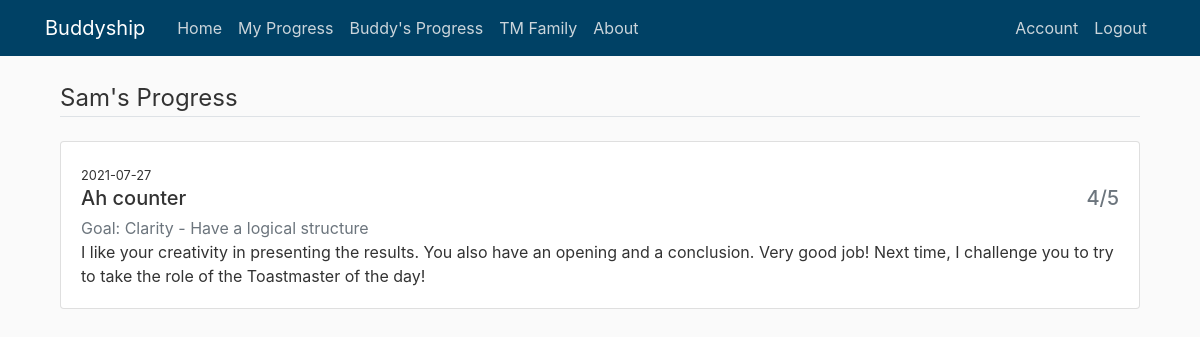
Screenshot of /buddy_progress (signed in) with the database file from the repository.
### buddyship/models.py (models this page shows)
class Buddy(db.Model):
    id = db.Column(db.Integer, primary_key=True)
    buddy_name = db.Column(db.String(100), nullable=False)
    buddy_count = db.Column(db.Integer, default=1)
    start_date = db.Column(db.DateTime, default=func.now())
    end_date = db.Column(db.DateTime)
    user_id = db.Column(db.Integer, db.ForeignKey('user.id'), nullable=False)
    buddy_progresses = db.relationship(
        'Progress', backref='receiver', lazy=True)

class Progress(db.Model):
    id = db.Column(db.Integer, primary_key=True)
    buddy_role = db.Column(db.String(150))
    buddy_score = db.Column(db.String(150))
    buddy_comment = db.Column(db.String(1500))
    date = db.Column(db.DateTime, default=func.now())
    buddy_goal = db.Column(db.String(150))
    user_id = db.Column(db.Integer, db.ForeignKey('user.id'))
    buddy_id = db.Column(db.Integer, db.ForeignKey('buddy.id'))

### buddyship/progresses/routes.py (the view)
@progresses.route('/buddy_progress', methods=['GET'])
@login_required
def buddy_progress():
    if current_user.current_buddy == None:
        flash('Please set up your buddy and your goal first. ', 'danger')
        return redirect(url_for('users.set_up'))
    else:
        return render_template("buddy_progress.html", title='Buddy\'s Progress', user=current_user)

### buddyship/models.py (called while the page is built)
@login_manager.user_loader
def load_user(user_id):
    return User.query.get(int(user_id))

### buddyship/templates/buddy_progress.html
{% extends "layout.html" %}
{% block content %}
<div class="content-section mb-4">
    {% for buddy in user.buddies|reverse %}
    <legend class="border-bottom my-4">{{ buddy.buddy_name }}'s Progress</legend>
    {% for progress in user.record_progresses|reverse %}
    {% if progress.buddy_id == buddy.id %}
    <div class="card mb-3">
        <div class="card-body">
            <small>{{ progress.date.date() }}</small>
            <h5 class="card-title row align-items-start">
                <div class="col">{{ progress.buddy_role }}</div>
                <div class="col text-right text-muted">{{ progress.buddy_score[0] }}/5</div>
            </h5>
            <p class="card-subtitle text-muted">Goal: {{ progress.buddy_goal }}</p>
            <p class="card-text">{{ progress.buddy_comment }}</p>
        </div>
    </div>
    {% endif %}
    {% endfor %}
    {% endfor %}
</div>
{% endblock content %}

### buddyship/static/main.css (style rules this page uses)
body { background: #fafafa; color: #333333; margin-top: 5rem; }

### rows the page displays
Buddy: buddy_name "Sam"
Progress: date "2021-07-27", buddy_role "Ah counter", buddy_score "4", buddy_goal "Clarity - Have a logical structure", buddy_comment "I like your creativity in presenting the results. You also have an opening and a conclusion. Very good job! Next time, I challenge you to try to take the role of the Toastmaster of the day!"
